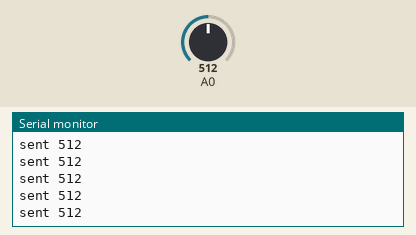
Simulated run of this sketch. Board: Arduino Uno, built with avr-gcc and run on an emulated ATmega328P. On the bench: the last lines printed to the serial monitor. The inputs (shaded band) are chosen by the test bench; at power-on: A0 = 512. No MQTT or app messages arrive unless stated.

Above: at 1.2 s.
1.3 s: A0 set to 716
At 1.37 s:
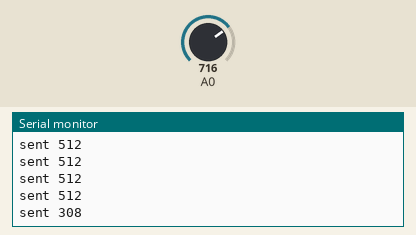
2.8 s: A0 set to 900
At 2.88 s:
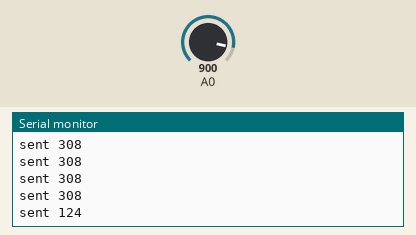
Timing chart, 0 to 5.8 s (numbered marks = the images above; inputs shaded):
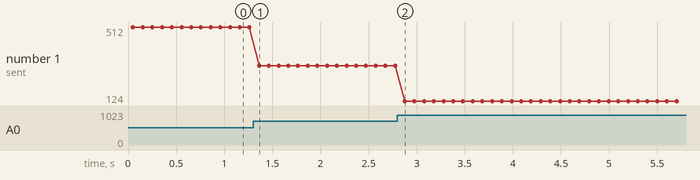

The sketch:

mqtt_arduino.ino
```cpp
/*
 MQTT Arduino Publisher Sketch
 Publishes Illumination Parameter

 Author Shazin Sadakath
*/

#include <SPI.h>
#include <Ethernet.h>
#include <PubSubClient.h>

// Update these with values suitable for your network.
byte mac[]    = {  0xDE, 0xED, 0xBA, 0xFE, 0xFE, 0xED };
byte server[] = { 192, 168, 0, 100 };
byte ip[]     = { 192, 168, 0, 105 };

void callback(char* topic, byte* payload, unsigned int length) {
  // handle message arrived
}

EthernetClient ethClient;
PubSubClient client(server, 1883, callback, ethClient);

void setup()
{
  Serial.begin(9600);
  Ethernet.begin(mac, ip);
  if (client.connect("arduinoClient")) {
    client.publish("illumination",0);
  }
  pinMode(A0, INPUT);
}

void loop()
{
  // Read from Photoresistor
  int value = 1024 - analogRead(A0);
  char c[8];
  String str = String(value);
  // Convert to a String
  str.toCharArray(c, 8);
  // Publish to topic
  client.publish("illumination", c);
  Serial.print("sent ");
  Serial.println(c);
  client.loop();
  delay(100);
}
```

Measured:
- after the input at 1.3 s, the serial monitor: prints a new line after 0.06 s (image 1)
- after the input at 2.8 s, the serial monitor: prints a new line after 0.08 s (image 2)
- plotted number 1: 512 → 308 after the input at 1.3 s, 308 → 124 after the input at 2.8 s
